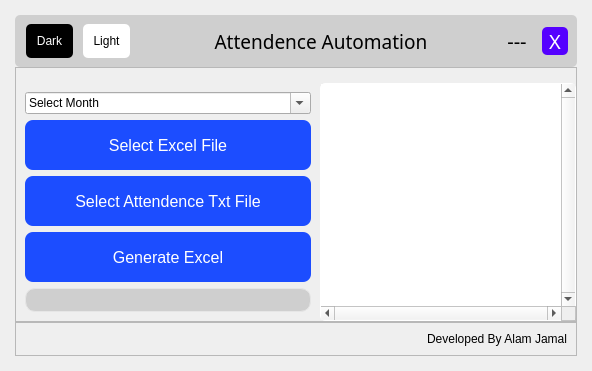
  <widget class="QWidget" name="centralwidget">
   <property name="styleSheet">
    <string notr="true">color: rgb(0, 0, 0);





</string>
   </property>
   <layout class="QHBoxLayout" name="horizontalLayout">
    <property name="spacing">
     <number>0</number>
    </property>
    <property name="leftMargin">
     <number>10</number>
    </property>
    <property name="topMargin">
     <number>10</number>
    </property>
    <property name="rightMargin">
     <number>10</number>
    </property>
    <property name="bottomMargin">
     <number>10</number>
    </property>
    <item>
     <widget class="QFrame" name="frame_main">
      <property name="styleSheet">
       <string notr="true"/>
      </property>
      <property name="frameShape">
       <enum>QFrame::NoFrame</enum>
      </property>
      <property name="frameShadow">
       <enum>QFrame::Raised</enum>
      </property>
      <layout class="QVBoxLayout" name="verticalLayout">
       <property name="spacing">
        <number>0</number>
       </property>
       <property name="leftMargin">
        <number>0</number>
       </property>
       <property name="topMargin">
        <number>0</number>
       </property>
       <property name="rightMargin">
        <number>0</number>
       </property>
       <property name="bottomMargin">
        <number>0</number>
       </property>
       <item>
        <widget class="QFrame" name="frame_center">
         <property name="sizePolicy">
          <sizepolicy hsizetype="Expanding" vsizetype="Expanding">
           <horstretch>0</horstretch>
           <verstretch>0</verstretch>
          </sizepolicy>
         </property>
         <property name="styleSheet">
          <string notr="true"/>
         </property>
         <property name="frameShape">
          <enum>QFrame::NoFrame</enum>
         </property>
         <property name="frameShadow">
          <enum>QFrame::Raised</enum>
         </property>
         <layout class="QHBoxLayout" name="horizontalLayout_2">
          <property name="spacing">
           <number>0</number>
          </property>
          <property name="leftMargin">
           <number>0</number>
          </property>
          <property name="topMargin">
           <number>0</number>
          </property>
          <property name="rightMargin">
           <number>0</number>
          </property>
          <property name="bottomMargin">
           <number>0</number>
          </property>
          <item>
           <widget class="QFrame" name="frame_content_right">
            <property name="styleSheet">
             <string notr="true"/>
            </property>
            <property name="frameShape">
             <enum>QFrame::NoFrame</enum>
            </property>
            <property name="frameShadow">
             <enum>QFrame::Raised</enum>
            </property>
            <layout class="QVBoxLayout" name="verticalLayout_4">
             <property name="spacing">
              <number>0</number>
             </property>
             <property name="leftMargin">
              <number>0</number>
             </property>
             <property name="topMargin">
              <number>0</number>
             </property>
             <property name="rightMargin">
              <number>0</number>
             </property>
             <property name="bottomMargin">
              <number>0</number>
             </property>
             <item>
              <widget class="QFrame" name="frame_content">
               <property name="styleSheet">
                <string notr="true"/>
               </property>
               <property name="frameShape">
                <enum>QFrame::NoFrame</enum>
               </property>
               <property name="frameShadow">
                <enum>QFrame::Raised</enum>
               </property>
               <layout class="QVBoxLayout" name="verticalLayout_9">
                <property name="spacing">
                 <number>0</number>
                </property>
                <property name="leftMargin">
                 <number>5</number>
                </property>
                <property name="topMargin">
                 <number>5</number>
                </property>
                <property name="rightMargin">
                 <number>5</number>
                </property>
                <property name="bottomMargin">
                 <number>5</number>
                </property>
                <item>
                 <widget class="QFrame" name="frame">
                  <property name="font">
                   <font>
                    <family>MS UI Gothic</family>
                   </font>
                  </property>
                  <property name="styleSheet">
                   <string notr="true"/>
                  </property>
                  <layout class="QVBoxLayout" name="verticalLayout_6">
                   <property name="spacing">
                    <number>0</number>
                   </property>
                   <property name="leftMargin">
                    <number>0</number>
                   </property>
                   <property name="topMargin">
                    <number>0</number>
                   </property>
                   <property name="rightMargin">
                    <number>0</number>
                   </property>
                   <property name="bottomMargin">
                    <number>0</number>
                   </property>
                   <item>
                    <widget class="QFrame" name="frame">
                     <property name="styleSheet">
                      <string notr="true">border-radius: 5px;
</string>
                     </property>
                     <property name="frameShape">
                      <enum>QFrame::StyledPanel</enum>
                     </property>
                     <property name="frameShadow">
                      <enum>QFrame::Raised</enum>
                     </property>
                     <layout class="QVBoxLayout" name="verticalLayout_15">
                      <property name="spacing">
                       <number>0</number>
                      </property>
                      <property name="leftMargin">
                       <number>0</number>
                      </property>
                      <property name="topMargin">
                       <number>0</number>
                      </property>
                      <property name="rightMargin">
                       <number>0</number>
                      </property>
                      <property name="bottomMargin">
                       <number>0</number>
                      </property>
                     </layout>
                    </widget>
                   </item>
                   <item>
                    <widget class="QFrame" name="frame_5">
                     <property name="styleSheet">
                      <string notr="true">	background-color:rgb(207,207,207);
color: rgb(0, 0, 0);
border-radius:5px;

</string>
                     </property>
                     <property name="frameShape">
                      <enum>QFrame::StyledPanel</enum>
                     </property>
                     <property name="frameShadow">
                      <enum>QFrame::Raised</enum>
                     </property>
                     <layout class="QHBoxLayout" name="horizontalLayout_3">
                      <property name="spacing">
                       <number>10</number>
                      </property>
                      <property name="leftMargin">
                       <number>11</number>
                      </property>
                      <item>
                       <widget class="QPushButton" name="pushButton_6">
                        <property name="sizePolicy">
                         <sizepolicy hsizetype="Fixed" vsizetype="Fixed">
                          <horstretch>0</horstretch>
                          <verstretch>0</verstretch>
                         </sizepolicy>
                        </property>
                        <property name="cursor">
                         <cursorShape>OpenHandCursor</cursorShape>
                        </property>
                        <property name="styleSheet">
                         <string notr="true">QPushButton{
background-color: rgb(0, 0, 0);
	color: rgb(255, 255, 255);
padding:10px;
}
</string>
                        </property>
                        <property name="text">
                         <string>Dark</string>
                        </property>
                       </widget>
                      </item>
                      <item>
                       <widget class="QPushButton" name="pushButton_7">
                        <property name="sizePolicy">
                         <sizepolicy hsizetype="Fixed" vsizetype="Fixed">
                          <horstretch>0</horstretch>
                          <verstretch>0</verstretch>
                         </sizepolicy>
                        </property>
                        <property name="cursor">
                         <cursorShape>PointingHandCursor</cursorShape>
                        </property>
                        <property name="styleSheet">
                         <string notr="true">QPushButton{
background-color: rgb(255, 255, 255);
color: rgb(0, 0, 0);
padding:10px;

}
</string>
                        </property>
                        <property name="text">
                         <string>Light</string>
                        </property>
                       </widget>
                      </item>
                      <item>
                       <widget class="QLabel" name="label">
                        <property name="font">
                         <font>
                          <family>Arial Black</family>
                          <pointsize>14</pointsize>
                         </font>
                        </property>
                        <property name="text">
                         <string>  Attendence Automation</string>
                        </property>
                        <property name="alignment">
                         <set>Qt::AlignCenter</set>
                        </property>
                       </widget>
                      </item>
                      <item>
                       <widget class="QPushButton" name="pushButton_5">
                        <property name="sizePolicy">
                         <sizepolicy hsizetype="Fixed" vsizetype="Fixed">
                          <horstretch>0</horstretch>
                          <verstretch>0</verstretch>
                         </sizepolicy>
                        </property>
                        <property name="font">
                         <font>
                          <family>Franklin Gothic Heavy</family>
                          <pointsize>15</pointsize>
                         </font>
                        </property>
                        <property name="cursor">
                         <cursorShape>PointingHandCursor</cursorShape>
                        </property>
                        <property name="styleSheet">
                         <string notr="true">QPushButton{

padding-left:5px;  
padding-right:5px;  
}

QPushButton:hover{
	background-color:rgb(170, 85, 0);
	color: rgb(255, 255, 255);
}</string>
                        </property>
                        <property name="text">
                         <string>---</string>
                        </property>
                       </widget>
                      </item>
                      <item>
                       <widget class="QPushButton" name="pushButton_4">
                        <property name="sizePolicy">
                         <sizepolicy hsizetype="Maximum" vsizetype="Fixed">
                          <horstretch>0</horstretch>
                          <verstretch>0</verstretch>
                         </sizepolicy>
                        </property>
                        <property name="font">
                         <font>
                          <family>Franklin Gothic Heavy</family>
                          <pointsize>15</pointsize>
                         </font>
                        </property>
                        <property name="cursor">
                         <cursorShape>PointingHandCursor</cursorShape>
                        </property>
                        <property name="styleSheet">
                         <string notr="true">QPushButton{
background-color:rgb(85, 0, 255);
	color: rgb(255, 255, 255);
padding-left:7px;  
padding-right:7px;  
}


QPushButton:hover{
	background-color:rgb(170, 85, 0);

	color: rgb(255, 255, 255);

}</string>
                        </property>
                        <property name="text">
                         <string>X</string>
                        </property>
                       </widget>
                      </item>
                     </layout>
                    </widget>
                   </item>
                   <item>
                    <widget class="QFrame" name="frame_3">
                     <property name="minimumSize">
                      <size>
                       <width>0</width>
                       <height>150</height>
                      </size>
                     </property>
                     <property name="styleSheet">
                      <string notr="true"/>
                     </property>
                     <property name="frameShape">
                      <enum>QFrame::StyledPanel</enum>
                     </property>
                     <property name="frameShadow">
                      <enum>QFrame::Raised</enum>
                     </property>
                     <layout class="QHBoxLayout" name="horizontalLayout_12">
                      <property name="spacing">
                       <number>0</number>
                      </property>
                      <property name="leftMargin">
                       <number>0</number>
                      </property>
                      <property name="topMargin">
                       <number>15</number>
                      </property>
                      <property name="rightMargin">
                       <number>0</number>
                      </property>
                      <property name="bottomMargin">
                       <number>0</number>
                      </property>
                      <item>
                       <widget class="QFrame" name="frame_4">
                        <property name="enabled">
                         <bool>true</bool>
                        </property>
                        <property name="sizePolicy">
                         <sizepolicy hsizetype="Fixed" vsizetype="Preferred">
                          <horstretch>0</horstretch>
                          <verstretch>0</verstretch>
                         </sizepolicy>
                        </property>
                        <property name="font">
                         <font>
                          <stylestrategy>PreferDefault</stylestrategy>
                         </font>
                        </property>
                        <property name="cursor">
                         <cursorShape>PointingHandCursor</cursorShape>
                        </property>
                        <property name="acceptDrops">
                         <bool>false</bool>
                        </property>
                        <property name="autoFillBackground">
                         <bool>false</bool>
                        </property>
                        <property name="styleSheet">
                         <string notr="true"/>
                        </property>
                        <property name="frameShape">
                         <enum>QFrame::NoFrame</enum>
                        </property>
                        <property name="frameShadow">
                         <enum>QFrame::Plain</enum>
                        </property>
                        <layout class="QVBoxLayout" name="verticalLayout_2">
                         <item>
                          <widget class="QComboBox" name="comboBox">
                           <property name="sizePolicy">
                            <sizepolicy hsizetype="Preferred" vsizetype="Fixed">
                             <horstretch>0</horstretch>
                             <verstretch>0</verstretch>
                            </sizepolicy>
                           </property>
                           <property name="cursor">
                            <cursorShape>PointingHandCursor</cursorShape>
                           </property>
                           <property name="styleSheet">
                            <string notr="true"/>
                           </property>
                           <property name="editable">
                            <bool>true</bool>
                           </property>
                           <property name="currentText">
                            <string notr="true">Select Month</string>
                           </property>
                           <property name="currentIndex">
                            <number>0</number>
                           </property>
                           <property name="insertPolicy">
                            <enum>QComboBox::InsertAtTop</enum>
                           </property>
                           <item>
                            <property name="text">
                             <string>Select Month</string>
                            </property>
                           </item>
                           <item>
                            <property name="text">
                             <string>Jan</string>
                            </property>
                           </item>
                           <item>
                            <property name="text">
                             <string>Feb</string>
                            </property>
                           </item>
                           <item>
                            <property name="text">
                             <string>March</string>
                            </property>
                           </item>
                           <item>
                            <property name="text">
                             <string>April</string>
                            </property>
                           </item>
                           <item>
                            <property name="text">
                             <string>May</string>
                            </property>
                           </item>
                           <item>
                            <property name="text">
                             <string>June</string>
                            </property>
                           </item>
                           <item>
                            <property name="text">
                             <string>July</string>
                            </property>
                           </item>
                           <item>
                            <property name="text">
                             <string>Aug</string>
                            </property>
                           </item>
                           <item>
                            <property name="text">
                             <string>Sep</string>
                            </property>
                           </item>
                           <item>
                            <property name="text">
                             <string>Oct</string>
                            </property>
                           </item>
                           <item>
                            <property name="text">
                             <string>Nov</string>
                            </property>
                           </item>
                           <item>
                            <property name="text">
                             <string>Dec</string>
                            </property>
                           </item>
                          </widget>
                         </item>
                         <item>
                          <widget class="QPushButton" name="pushButton">
                           <property name="minimumSize">
                            <size>
                             <width>0</width>
                             <height>50</height>
                            </size>
                           </property>
                           <property name="cursor">
                            <cursorShape>PointingHandCursor</cursorShape>
                           </property>
                           <property name="styleSheet">
                            <string notr="true">QPushButton{
background-color: rgb(28, 77, 255);
  border: none;
  color: white;
  text-align: center;
  text-decoration: none;
  font-size: 16px;
padding-left:50px;
padding-right:50px;
border-radius: 8px;

}
QPushButton:hover{
	background-color:rgb(170, 85, 0);
}</string>
                           </property>
                           <property name="text">
                            <string>Select Excel File</string>
                           </property>
                          </widget>
                         </item>
                         <item>
                          <widget class="QPushButton" name="pushButton_2">
                           <property name="minimumSize">
                            <size>
                             <width>0</width>
                             <height>50</height>
                            </size>
                           </property>
                           <property name="cursor">
                            <cursorShape>PointingHandCursor</cursorShape>
                           </property>
                           <property name="styleSheet">
                            <string notr="true">QPushButton{
background-color: rgb(28, 77, 255);
  border: none;
  color: white;
  text-align: center;
  text-decoration: none;
  font-size: 16px;
padding-left:50px;
padding-right:50px;
border-radius: 8px;

}
QPushButton:hover{
	background-color:rgb(170, 85, 0);
}</string>
                           </property>
                           <property name="text">
                            <string>Select Attendence Txt File</string>
                           </property>
                          </widget>
                         </item>
                         <item>
                          <widget class="QPushButton" name="pushButton_3">
                           <property name="sizePolicy">
                            <sizepolicy hsizetype="Minimum" vsizetype="Fixed">
                             <horstretch>0</horstretch>
                             <verstretch>0</verstretch>
                            </sizepolicy>
                           </property>
                           <property name="minimumSize">
                            <size>
                             <width>0</width>
                             <height>50</height>
                            </size>
                           </property>
                           <property name="cursor">
                            <cursorShape>PointingHandCursor</cursorShape>
                           </property>
                           <property name="styleSheet">
                            <string notr="true">QPushButton{
background-color: rgb(28, 77, 255);
  border: none;
  color: white;
  text-align: center;
  text-decoration: none;
  font-size: 16px;
padding-left:50px;
padding-right:50px;
border-radius: 8px;

}
QPushButton:hover{
	background-color:rgb(170, 85, 0);
}</string>
                           </property>
                           <property name="text">
                            <string>Generate Excel</string>
                           </property>
                          </widget>
                         </item>
                         <item>
                          <widget class="QProgressBar" name="progressBar">
                           <property name="styleSheet">
                            <string notr="true">QProgressBar {
	text-align: center;
	color: rgb(240, 240, 240);
	border-width: 1px; 
	border-radius: 10px;
	border-color: rgb(230, 230, 230);
	border-style: solid;
	background-color:rgb(207,207,207);
}
QProgressBar::chunk{
background-color: rgb(28, 77, 255);
	border-radius: 10px;
	}</string>
                           </property>
                           <property name="value">
                            <number>0</number>
                           </property>
                           <property name="textVisible">
                            <bool>false</bool>
                           </property>
                          </widget>
                         </item>
                        </layout>
                       </widget>
                      </item>
                      <item>
                       <widget class="QTableWidget" name="table_2">
                        <property name="styleSheet">
                         <string notr="true">border:1px solid white;
border-radius:5px</string>
                        </property>
                        <property name="verticalScrollBarPolicy">
                         <enum>Qt::ScrollBarAlwaysOn</enum>
                        </property>
                        <property name="horizontalScrollBarPolicy">
                         <enum>Qt::ScrollBarAlwaysOn</enum>
                        </property>
                        <property name="editTriggers">
                         <set>QAbstractItemView::NoEditTriggers</set>
                        </property>
                       </widget>
                      </item>
                     </layout>
                    </widget>
                   </item>
                  </layout>
                 </widget>
                </item>
                <item>
                 <widget class="QFrame" name="frame_2">
                  <property name="frameShape">
                   <enum>QFrame::StyledPanel</enum>
                  </property>
                  <property name="frameShadow">
                   <enum>QFrame::Raised</enum>
                  </property>
                  <layout class="QHBoxLayout" name="horizontalLayout_4">
                   <item>
                    <widget class="QLabel" name="label_2">
                     <property name="font">
                      <font>
                       <pointsize>9</pointsize>
                      </font>
                     </property>
                     <property name="layoutDirection">
                      <enum>Qt::LeftToRight</enum>
                     </property>
                     <property name="text">
                      <string>Developed By Alam Jamal</string>
                     </property>
                     <property name="alignment">
                      <set>Qt::AlignRight|Qt::AlignTrailing|Qt::AlignVCenter</set>
                     </property>
                    </widget>
                   </item>
                  </layout>
                 </widget>
                </item>
               </layout>
              </widget>
             </item>
            </layout>
           </widget>
          </item>
         </layout>
        </widget>
       </item>
      </layout>
     </widget>
    </item>
   </layout>
  </widget>
